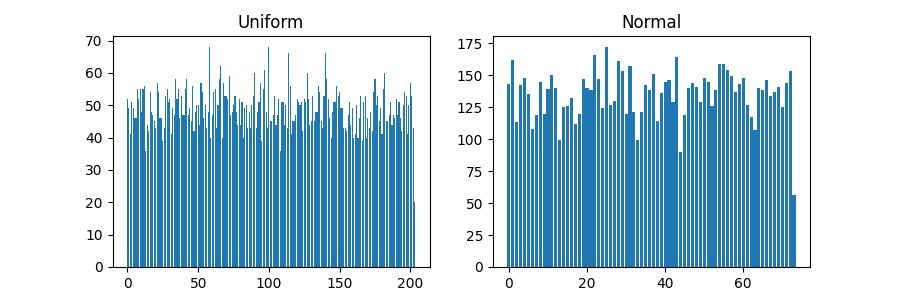

The Python source for this figure:
import json, math, random
import matplotlib.pyplot as plt

file = open("../GeneratedTasks/uniform.json", "r")
taskUniform = json.loads(file.read())

file = open("../GeneratedTasks/normal.json", "r")
taskNormal = json.loads(file.read())

time_arrival_uniform = [t['time_arrival'] for t in taskUniform]
time_arrival_normal = [t['time_arrival'] for t in taskNormal]


time_arrival_uniform = {item:time_arrival_uniform.count(item) for item in time_arrival_uniform}
time_arrival_normal = {item:time_arrival_normal.count(item) for item in time_arrival_normal}


fig, axs = plt.subplots(1, 2, figsize=(9, 3), sharey=False, gridspec_kw={'hspace': 0})
axs[0].bar(list(time_arrival_uniform.keys()), list(time_arrival_uniform.values()))
axs[0].set_title('Uniform')
axs[1].bar(list(time_arrival_normal.keys()), list(time_arrival_normal.values()))
axs[1].set_title('Normal')

# fig.suptitle('Resources - Normal Distribution\n\n')
fig.savefig('TimeGraphs.png')
# plt.savefig('test.png')
plt.show()